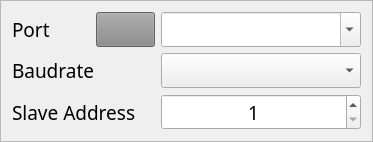
      <widget class="QFrame" name="frame">
       <property name="font">
        <font>
         <family>Noto Sans KR</family>
        </font>
       </property>
       <property name="frameShape">
        <enum>QFrame::StyledPanel</enum>
       </property>
       <property name="frameShadow">
        <enum>QFrame::Raised</enum>
       </property>
       <layout class="QGridLayout" name="gridLayout">
        <item row="2" column="0" colspan="2">
         <widget class="QLabel" name="label_3">
          <property name="font">
           <font>
            <family>Noto Sans KR</family>
            <pointsize>14</pointsize>
           </font>
          </property>
          <property name="text">
           <string>Slave Address    </string>
          </property>
         </widget>
        </item>
        <item row="0" column="0">
         <widget class="QLabel" name="label_1">
          <property name="font">
           <font>
            <family>Noto Sans KR</family>
            <pointsize>14</pointsize>
           </font>
          </property>
          <property name="text">
           <string>Port</string>
          </property>
         </widget>
        </item>
        <item row="1" column="2">
         <widget class="QComboBox" name="comboBox_baudrate">
          <property name="palette">
           <palette>
            <active/>
            <inactive/>
            <disabled/>
           </palette>
          </property>
          <property name="font">
           <font>
            <family>Noto Sans KR</family>
            <pointsize>14</pointsize>
           </font>
          </property>
          <property name="styleSheet">
           <string notr="true"/>
          </property>
          <property name="editable">
           <bool>false</bool>
          </property>
          <property name="currentText">
           <string/>
          </property>
          <property name="currentIndex">
           <number>-1</number>
          </property>
          <property name="insertPolicy">
           <enum>QComboBox::InsertAtBottom</enum>
          </property>
          <property name="placeholderText">
           <string/>
          </property>
          <property name="frame">
           <bool>true</bool>
          </property>
          <property name="modelColumn">
           <number>0</number>
          </property>
         </widget>
        </item>
        <item row="1" column="0" colspan="2">
         <widget class="QLabel" name="label_2">
          <property name="font">
           <font>
            <family>Noto Sans KR</family>
            <pointsize>14</pointsize>
           </font>
          </property>
          <property name="text">
           <string>Baudrate</string>
          </property>
         </widget>
        </item>
        <item row="0" column="1" alignment="Qt::AlignRight">
         <widget class="QPushButton" name="pushButton_modbus_refresh">
          <property name="palette">
           <palette>
            <active>
             <colorrole role="WindowText">
              <brush brushstyle="SolidPattern">
               <color alpha="255">
                <red>255</red>
                <green>255</green>
                <blue>255</blue>
               </color>
              </brush>
             </colorrole>
             <colorrole role="Button">
              <brush brushstyle="SolidPattern">
               <color alpha="255">
                <red>136</red>
                <green>136</green>
                <blue>136</blue>
               </color>
              </brush>
             </colorrole>
             <colorrole role="Text">
              <brush brushstyle="SolidPattern">
               <color alpha="255">
                <red>255</red>
                <green>255</green>
                <blue>255</blue>
               </color>
              </brush>
             </colorrole>
             <colorrole role="ButtonText">
              <brush brushstyle="SolidPattern">
               <color alpha="255">
                <red>255</red>
                <green>255</green>
                <blue>255</blue>
               </color>
              </brush>
             </colorrole>
             <colorrole role="Base">
              <brush brushstyle="SolidPattern">
               <color alpha="255">
                <red>136</red>
                <green>136</green>
                <blue>136</blue>
               </color>
              </brush>
             </colorrole>
             <colorrole role="Window">
              <brush brushstyle="SolidPattern">
               <color alpha="255">
                <red>136</red>
                <green>136</green>
                <blue>136</blue>
               </color>
              </brush>
             </colorrole>
             <colorrole role="PlaceholderText">
              <brush brushstyle="SolidPattern">
               <color alpha="128">
                <red>255</red>
                <green>255</green>
                <blue>255</blue>
               </color>
              </brush>
             </colorrole>
            </active>
            <inactive>
             <colorrole role="WindowText">
              <brush brushstyle="SolidPattern">
               <color alpha="255">
                <red>255</red>
                <green>255</green>
                <blue>255</blue>
               </color>
              </brush>
             </colorrole>
             <colorrole role="Button">
              <brush brushstyle="SolidPattern">
               <color alpha="255">
                <red>136</red>
                <green>136</green>
                <blue>136</blue>
               </color>
              </brush>
             </colorrole>
             <colorrole role="Text">
              <brush brushstyle="SolidPattern">
               <color alpha="255">
                <red>255</red>
                <green>255</green>
                <blue>255</blue>
               </color>
              </brush>
             </colorrole>
             <colorrole role="ButtonText">
              <brush brushstyle="SolidPattern">
               <color alpha="255">
                <red>255</red>
                <green>255</green>
                <blue>255</blue>
               </color>
              </brush>
             </colorrole>
             <colorrole role="Base">
              <brush brushstyle="SolidPattern">
               <color alpha="255">
                <red>136</red>
                <green>136</green>
                <blue>136</blue>
               </color>
              </brush>
             </colorrole>
             <colorrole role="Window">
              <brush brushstyle="SolidPattern">
               <color alpha="255">
                <red>136</red>
                <green>136</green>
                <blue>136</blue>
               </color>
              </brush>
             </colorrole>
             <colorrole role="PlaceholderText">
              <brush brushstyle="SolidPattern">
               <color alpha="128">
                <red>255</red>
                <green>255</green>
                <blue>255</blue>
               </color>
              </brush>
             </colorrole>
            </inactive>
            <disabled>
             <colorrole role="WindowText">
              <brush brushstyle="SolidPattern">
               <color alpha="255">
                <red>255</red>
                <green>255</green>
                <blue>255</blue>
               </color>
              </brush>
             </colorrole>
             <colorrole role="Button">
              <brush brushstyle="SolidPattern">
               <color alpha="255">
                <red>136</red>
                <green>136</green>
                <blue>136</blue>
               </color>
              </brush>
             </colorrole>
             <colorrole role="Text">
              <brush brushstyle="SolidPattern">
               <color alpha="255">
                <red>255</red>
                <green>255</green>
                <blue>255</blue>
               </color>
              </brush>
             </colorrole>
             <colorrole role="ButtonText">
              <brush brushstyle="SolidPattern">
               <color alpha="255">
                <red>255</red>
                <green>255</green>
                <blue>255</blue>
               </color>
              </brush>
             </colorrole>
             <colorrole role="Base">
              <brush brushstyle="SolidPattern">
               <color alpha="255">
                <red>136</red>
                <green>136</green>
                <blue>136</blue>
               </color>
              </brush>
             </colorrole>
             <colorrole role="Window">
              <brush brushstyle="SolidPattern">
               <color alpha="255">
                <red>136</red>
                <green>136</green>
                <blue>136</blue>
               </color>
              </brush>
             </colorrole>
             <colorrole role="PlaceholderText">
              <brush brushstyle="SolidPattern">
               <color alpha="128">
                <red>255</red>
                <green>255</green>
                <blue>255</blue>
               </color>
              </brush>
             </colorrole>
            </disabled>
           </palette>
          </property>
          <property name="font">
           <font>
            <family>Noto Sans KR</family>
            <pointsize>14</pointsize>
            <bold>true</bold>
           </font>
          </property>
          <property name="text">
           <string/>
          </property>
          <property name="icon">
           <iconset resource="../asset/feather_icon/resource.qrc">
            <normaloff>:/white_icons/white/refresh-cw.svg</normaloff>:/white_icons/white/refresh-cw.svg</iconset>
          </property>
          <property name="iconSize">
           <size>
            <width>20</width>
            <height>20</height>
           </size>
          </property>
         </widget>
        </item>
        <item row="2" column="2">
         <widget class="QSpinBox" name="spinBox_slave_addr">
          <property name="font">
           <font>
            <family>Noto Sans KR</family>
            <pointsize>14</pointsize>
           </font>
          </property>
          <property name="alignment">
           <set>Qt::AlignCenter</set>
          </property>
          <property name="minimum">
           <number>1</number>
          </property>
          <property name="maximum">
           <number>247</number>
          </property>
          <property name="value">
           <number>1</number>
          </property>
         </widget>
        </item>
        <item row="0" column="2">
         <widget class="QComboBox" name="comboBox_serial_port">
          <property name="sizePolicy">
           <sizepolicy hsizetype="Fixed" vsizetype="Fixed">
            <horstretch>0</horstretch>
            <verstretch>0</verstretch>
           </sizepolicy>
          </property>
          <property name="minimumSize">
           <size>
            <width>200</width>
            <height>0</height>
           </size>
          </property>
          <property name="maximumSize">
           <size>
            <width>200</width>
            <height>16777215</height>
           </size>
          </property>
          <property name="palette">
           <palette>
            <active/>
            <inactive/>
            <disabled/>
           </palette>
          </property>
          <property name="font">
           <font>
            <family>Noto Sans KR</family>
            <pointsize>14</pointsize>
            <bold>true</bold>
           </font>
          </property>
          <property name="styleSheet">
           <string notr="true"/>
          </property>
          <property name="editable">
           <bool>true</bool>
          </property>
          <property name="currentText">
           <string/>
          </property>
          <property name="currentIndex">
           <number>-1</number>
          </property>
          <property name="insertPolicy">
           <enum>QComboBox::InsertAtBottom</enum>
          </property>
          <property name="placeholderText">
           <string/>
          </property>
          <property name="frame">
           <bool>true</bool>
          </property>
          <property name="modelColumn">
           <number>0</number>
          </property>
         </widget>
        </item>
       </layout>
      </widget>
